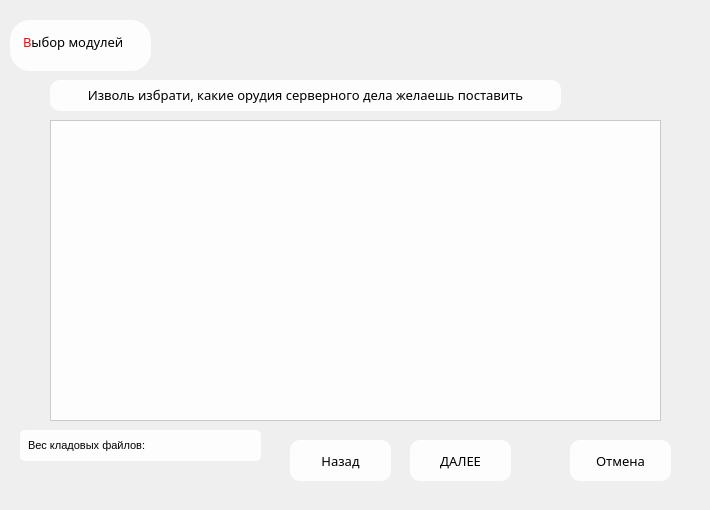
   <widget class="QWidget" name="page_4">
    <widget class="QPushButton" name="continue4">
     <property name="geometry">
      <rect>
       <x>410</x>
       <y>440</y>
       <width>101</width>
       <height>41</height>
      </rect>
     </property>
     <property name="font">
      <font>
       <family>Molodo-font</family>
       <pointsize>10</pointsize>
      </font>
     </property>
     <property name="styleSheet">
      <string notr="true">QPushButton {
        background-color: rgba(255, 255, 255, 230);
        color: black;
        padding: 10px;
        border-radius: 10px;
    }
QPushButton:hover {
    background-color: rgba(230, 230, 230, 230);
}
QPushButton:pressed {
    background-color: rgba(200, 200, 200, 230);
}</string>
     </property>
     <property name="text">
      <string>ДАЛЕЕ</string>
     </property>
    </widget>
    <widget class="QLabel" name="main_text_6">
     <property name="geometry">
      <rect>
       <x>50</x>
       <y>80</y>
       <width>511</width>
       <height>31</height>
      </rect>
     </property>
     <property name="font">
      <font>
       <family>Monomakh Unicode</family>
       <pointsize>8</pointsize>
       <strikeout>false</strikeout>
      </font>
     </property>
     <property name="styleSheet">
      <string notr="true">QLabel {
        background-color: rgba(255, 255, 255, 230);
        color: black;
        border-radius: 10px;
    }</string>
     </property>
     <property name="text">
      <string>&lt;html&gt;&lt;head/&gt;&lt;body&gt;&lt;p&gt;&lt;span style=&quot; font-size:10pt;&quot;&gt;Изволь избрати, какие орудия серверного дела желаешь поставить&lt;/span&gt;&lt;/p&gt;&lt;/body&gt;&lt;/html&gt;</string>
     </property>
     <property name="alignment">
      <set>Qt::AlignCenter</set>
     </property>
     <property name="wordWrap">
      <bool>true</bool>
     </property>
    </widget>
    <widget class="QLabel" name="main_text_7">
     <property name="geometry">
      <rect>
       <x>10</x>
       <y>20</y>
       <width>141</width>
       <height>51</height>
      </rect>
     </property>
     <property name="font">
      <font>
       <family>Monomakh Unicode</family>
       <pointsize>10</pointsize>
       <strikeout>false</strikeout>
      </font>
     </property>
     <property name="styleSheet">
      <string notr="true">QLabel {
        background-color: rgba(255, 255, 255, 230);
        color: black;
        padding: 10px;
        border-radius: 20px;
    }</string>
     </property>
     <property name="text">
      <string>&lt;html&gt;&lt;head/&gt;&lt;body&gt;&lt;p&gt;&lt;span style=&quot; color:#ff0000;&quot;&gt;В&lt;/span&gt;&lt;span style=&quot; color:#000000;&quot;&gt;ыбор модулей&lt;/span&gt;&lt;/p&gt;&lt;/body&gt;&lt;/html&gt;</string>
     </property>
     <property name="alignment">
      <set>Qt::AlignLeading|Qt::AlignLeft|Qt::AlignTop</set>
     </property>
     <property name="wordWrap">
      <bool>true</bool>
     </property>
    </widget>
    <widget class="QPushButton" name="back3">
     <property name="geometry">
      <rect>
       <x>290</x>
       <y>440</y>
       <width>101</width>
       <height>41</height>
      </rect>
     </property>
     <property name="font">
      <font>
       <family>Molodo-font</family>
       <pointsize>10</pointsize>
      </font>
     </property>
     <property name="styleSheet">
      <string notr="true">QPushButton {
        background-color: rgba(255, 255, 255, 230);
        color: black;
        padding: 10px;
        border-radius: 10px;
    }
QPushButton:hover {
    background-color: rgba(230, 230, 230, 230);
}
QPushButton:pressed {
    background-color: rgba(200, 200, 200, 230);
}</string>
     </property>
     <property name="text">
      <string>Назад</string>
     </property>
    </widget>
    <widget class="QPushButton" name="cancle4">
     <property name="geometry">
      <rect>
       <x>570</x>
       <y>440</y>
       <width>101</width>
       <height>41</height>
      </rect>
     </property>
     <property name="font">
      <font>
       <family>Molodo-font</family>
       <pointsize>10</pointsize>
      </font>
     </property>
     <property name="styleSheet">
      <string notr="true">QPushButton {
        background-color: rgba(255, 255, 255, 230);
        color: black;
        padding: 10px;
        border-radius: 10px;
    }
QPushButton:hover {
    background-color: rgba(230, 230, 230, 230);
}
QPushButton:pressed {
    background-color: rgba(200, 200, 200, 230);
}</string>
     </property>
     <property name="text">
      <string>Отмена</string>
     </property>
    </widget>
    <widget class="QLabel" name="label">
     <property name="geometry">
      <rect>
       <x>20</x>
       <y>430</y>
       <width>241</width>
       <height>31</height>
      </rect>
     </property>
     <property name="font">
      <font>
       <pointsize>8</pointsize>
      </font>
     </property>
     <property name="styleSheet">
      <string notr="true">QLabel {
        background-color: rgba(255, 255, 255, 230);
        color: black;
		padding-left: 5px;
        border-radius: 5px;
    }</string>
     </property>
     <property name="text">
      <string>Вес кладовых файлов:</string>
     </property>
    </widget>
    <widget class="QLabel" name="icon4">
     <property name="geometry">
      <rect>
       <x>600</x>
       <y>20</y>
       <width>91</width>
       <height>91</height>
      </rect>
     </property>
     <property name="text">
      <string/>
     </property>
    </widget>
    <widget class="QLabel" name="background4">
     <property name="geometry">
      <rect>
       <x>0</x>
       <y>0</y>
       <width>701</width>
       <height>501</height>
      </rect>
     </property>
     <property name="minimumSize">
      <size>
       <width>0</width>
       <height>0</height>
      </size>
     </property>
     <property name="maximumSize">
      <size>
       <width>16777215</width>
       <height>16777215</height>
      </size>
     </property>
     <property name="text">
      <string/>
     </property>
    </widget>
    <widget class="QTreeView" name="modules">
     <property name="geometry">
      <rect>
       <x>50</x>
       <y>120</y>
       <width>611</width>
       <height>301</height>
      </rect>
     </property>
     <property name="font">
      <font>
       <pointsize>8</pointsize>
      </font>
     </property>
     <property name="styleSheet">
      <string notr="true">QTreeView {
        background-color: rgba(255, 255, 255, 230);
        color: black;
    }
QTreeView::branch { border: none; }
QTreeView::item { border-bottom: none; }</string>
     </property>
     <property name="editTriggers">
      <set>QAbstractItemView::EditKeyPressed</set>
     </property>
     <property name="selectionMode">
      <enum>QAbstractItemView::ExtendedSelection</enum>
     </property>
     <property name="selectionBehavior">
      <enum>QAbstractItemView::SelectRows</enum>
     </property>
     <property name="expandsOnDoubleClick">
      <bool>false</bool>
     </property>
     <attribute name="headerVisible">
      <bool>false</bool>
     </attribute>
    </widget>
    <zorder>background4</zorder>
    <zorder>continue4</zorder>
    <zorder>main_text_6</zorder>
    <zorder>main_text_7</zorder>
    <zorder>back3</zorder>
    <zorder>cancle4</zorder>
    <zorder>label</zorder>
    <zorder>icon4</zorder>
    <zorder>modules</zorder>
   </widget>
